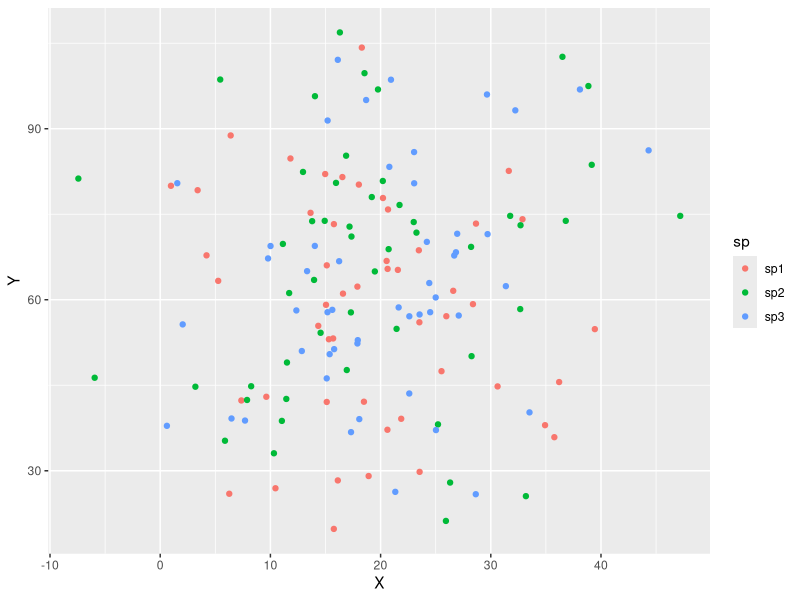

This figure's R source:
# Script trial

library(tidyverse)

dat <- tibble(X=rnorm(150, mean=20, sd=10), 
              Y=rnorm(150, mean=65, sd=20),
              sp=rep(c("sp1", "sp2", "sp3"), each=50))

ggplot(dat, aes(X, Y, col=sp))+
  geom_point()
